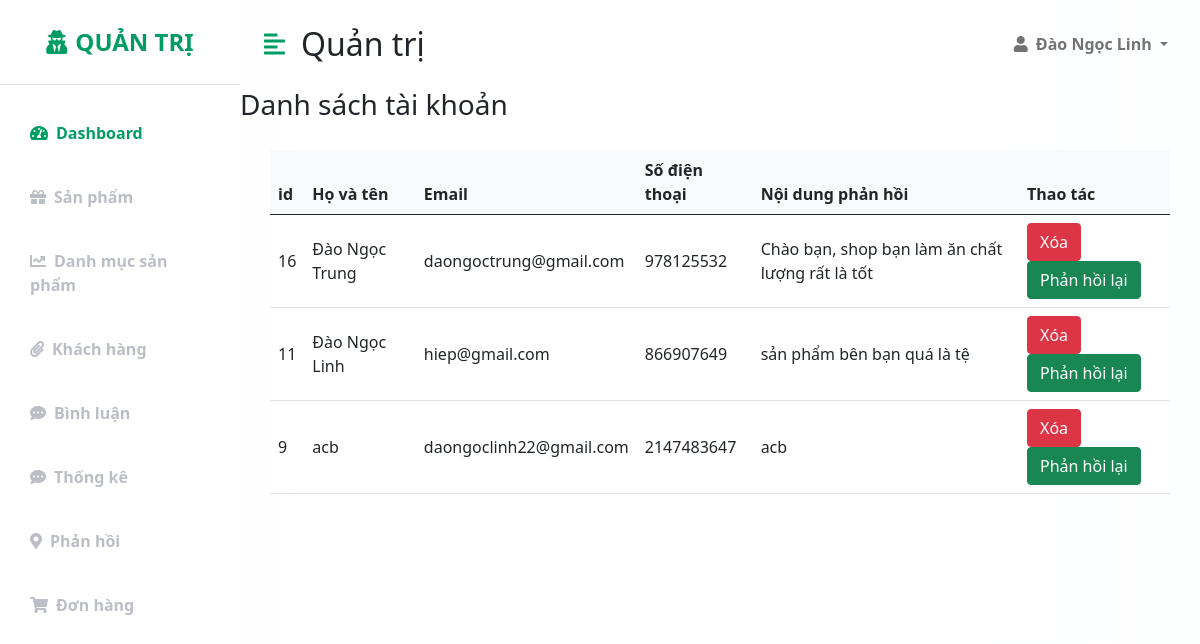
Page /admin/index.php?act=listPH on the committed database.
### tables this page shows
CREATE TABLE `phanhoi` (
  `id` int(11) NOT NULL,
  `name` varchar(255) NOT NULL,
  `email` varchar(255) NOT NULL,
  `number` int(11) NOT NULL,
  `content` text NOT NULL
);

### model/pdo.php (called while the page is built, shortened)
<?php
function pdo_get_connection()
{
    $dburl = "mysql:host=localhost;dbname=duanmau;charset=utf8";
    $username = 'root';
    $password = '';
    $conn = new PDO($dburl, $username, $password);
    $conn->setAttribute(PDO::ATTR_ERRMODE, PDO::ERRMODE_EXCEPTION);
    return $conn;
}
function pdo_query($sql)
{
    $sql_args = array_slice(func_get_args(), 1);
    try {
        $conn = pdo_get_connection();
        $stmt = $conn->prepare($sql);
        $stmt->execute($sql_args);
        $rows = $stmt->fetchAll();
        return $rows;
    } catch (PDOException $e) {
        throw $e;
    } finally {
        unset($conn);
    }
}

### model/phanhoi.php (called while the page is built, shortened)
<?php
function dsphanhoi()
{
    $sql = "SELECT * FROM phanhoi order by id desc";
    $listphanhoi = pdo_query($sql);
    return $listphanhoi;
}

### admin/phanhoi/list.php (the view, shortened to what this page needs)
<h3>Danh sách tài khoản</h3>
          <div style="padding-top: 20px; margin: 0 30px 0 30px;">
              <table class="table align-middle mb-0 bg-white">
                  <thead class="bg-light">
                      <tr>
                          <th>id</th>
                          <th>Họ và tên</th>
                          <th>Email</th>
                          <th>Số điện thoại</th>
                          <th>Nội dung phản hồi</th>
                          <th>Thao tác</th>
                      </tr>
                  </thead>
                  <tbody>
                      <?php
                        foreach ($listphanhoi as $tk) {
                            extract($tk);
                            $xoadm = "index.php?act=xoaPH&id=" . $id;
                        ?>
                          <tr>
                              <td>
                                  <div class="d-flex align-items-center">
                                      <?= $id ?>
                                  </div>
                              </td>
                              <td>
                                  <div class="d-flex align-items-center">
                                      <?= $name ?>
                                  </div>
                              </td>
                              <td>
                                  <div class="d-flex align-items-center">
                                      <?= $email ?>
                                  </div>
                              </td>
                              <td>
                                  <div class="d-flex align-items-center">
                                      <?= $number ?>
                                  </div>
                              </td>
                              <td>
                                  <div class="d-flex align-items-center">
                                      <?= $content ?>
                                  </div>
                              </td>
                             <td>
                                  <a href="<?= $xoadm ?>"><button class="btn btn-danger" onclick="return confirm('Bạn có chắc chắn muốn xóa không!')">
                                          Xóa
                                      </button></a>
                                <a href="">
                                    <button class="btn btn-success">Phản hồi lại</button>
                                </a>
                              </td>
                          </tr>
                      <?php  }
                        ?>
                  </tbody>
              </table>
          </div>
      </div>
      </div>

### public/css/adminCss/style.css (style rules this page uses)
:root { --main-bg-color: #f3f3f3; --main-text-color: #009d63; --second-text-color: #bbbec5; --second-bg-color: #c1efde; }

### rows in the picture
phanhoi: id "16", name "Đào Ngọc Trung", email "daongoctrung@gmail.com", number "978125532", content "Chào bạn, shop bạn làm ăn chất lượng rất là tốt"
phanhoi: id "11", name "Đào Ngọc Linh", email "hiep@gmail.com", number "866907649", content "sản phẩm bên bạn quá là tệ"
phanhoi: id "9", name "acb", email "daongoclinh22@gmail.com", number "2147483647", content "acb"
